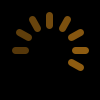
Frame 1 (no input)
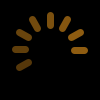
Frame 60 (the mouse pressed at the canvas centre just before this capture)
Frame 120 (the mouse held since frame 60 and released just before this capture): identical to frame 60, image omitted

The Processing sketch that drew these frames (run headless with seeded random() and noise(); from frame 60 on, the mouse is pressed at the canvas centre):

// Processing sketch: processing_8197
// ── processing_8197.pde

int turn=1;

void setup(){
  strokeWeight(7);
  smooth();
  translate(50,50);
  frameRate(20);
}

void draw(){
  background(0); // clear screen
  translate(50,50); // set new coordinate system at (50,50)
  
  // first we draw the brightest segment
  // based on how many times we been
  // through the Draw loop (turn)
  for (int i=0; i<turn ;i++)
    {
      rotate(PI/6);
    }
  stroke(#F29D1D, 150);
  line(25,0,35,0);

  // we then draw 7 segments of diminishing
  // brightness (i.e. alpha) by rotating
  // backwards PI/6 for each segment
  for (int j=1; j<8;j++)
    {
      rotate(-PI/6);
      stroke(#F29D1D, 160-(j*10));
      line(25,0,35,0);  
    }

  turn++;
  if (turn>12) // this is useless, but I like to keep my numbers down :)
    {
    turn=1;
    }
    
    // remember that all transformations are restored at the end of each draw 
}
